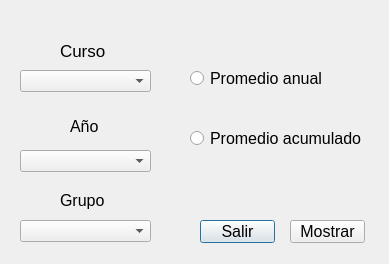
<?xml version="1.0" encoding="UTF-8"?>
<ui version="4.0">
 <class>Dialog</class>
 <widget class="QDialog" name="Dialog">
  <property name="geometry">
   <rect>
    <x>0</x>
    <y>0</y>
    <width>389</width>
    <height>264</height>
   </rect>
  </property>
  <property name="font">
   <font>
    <pointsize>12</pointsize>
   </font>
  </property>
  <property name="windowTitle">
   <string>Promedios de estudiantes por grupo</string>
  </property>
  <widget class="QComboBox" name="comboBox_cursos">
   <property name="geometry">
    <rect>
     <x>20</x>
     <y>70</y>
     <width>131</width>
     <height>22</height>
    </rect>
   </property>
  </widget>
  <widget class="QComboBox" name="comboBox_annos">
   <property name="geometry">
    <rect>
     <x>20</x>
     <y>150</y>
     <width>131</width>
     <height>22</height>
    </rect>
   </property>
  </widget>
  <widget class="QLabel" name="labelCursos">
   <property name="geometry">
    <rect>
     <x>60</x>
     <y>40</y>
     <width>71</width>
     <height>21</height>
    </rect>
   </property>
   <property name="font">
    <font>
     <pointsize>13</pointsize>
    </font>
   </property>
   <property name="text">
    <string>Curso</string>
   </property>
  </widget>
  <widget class="QLabel" name="label">
   <property name="geometry">
    <rect>
     <x>70</x>
     <y>120</y>
     <width>47</width>
     <height>13</height>
    </rect>
   </property>
   <property name="text">
    <string>Año</string>
   </property>
  </widget>
  <widget class="QLabel" name="label_2">
   <property name="geometry">
    <rect>
     <x>60</x>
     <y>190</y>
     <width>47</width>
     <height>21</height>
    </rect>
   </property>
   <property name="text">
    <string>Grupo</string>
   </property>
  </widget>
  <widget class="QComboBox" name="comboBox_grupos">
   <property name="geometry">
    <rect>
     <x>20</x>
     <y>220</y>
     <width>131</width>
     <height>22</height>
    </rect>
   </property>
  </widget>
  <widget class="QRadioButton" name="radioButton_anual">
   <property name="geometry">
    <rect>
     <x>190</x>
     <y>70</y>
     <width>151</width>
     <height>17</height>
    </rect>
   </property>
   <property name="text">
    <string>Promedio anual</string>
   </property>
  </widget>
  <widget class="QRadioButton" name="radioButton_acumulado">
   <property name="geometry">
    <rect>
     <x>190</x>
     <y>130</y>
     <width>171</width>
     <height>17</height>
    </rect>
   </property>
   <property name="text">
    <string>Promedio acumulado</string>
   </property>
  </widget>
  <widget class="QPushButton" name="Salir">
   <property name="geometry">
    <rect>
     <x>200</x>
     <y>220</y>
     <width>75</width>
     <height>23</height>
    </rect>
   </property>
   <property name="text">
    <string>Salir</string>
   </property>
  </widget>
  <widget class="QPushButton" name="pushButton_MostrarReporte">
   <property name="geometry">
    <rect>
     <x>290</x>
     <y>220</y>
     <width>75</width>
     <height>23</height>
    </rect>
   </property>
   <property name="text">
    <string>Mostrar</string>
   </property>
  </widget>
 </widget>
 <resources/>
 <connections/>
</ui>
